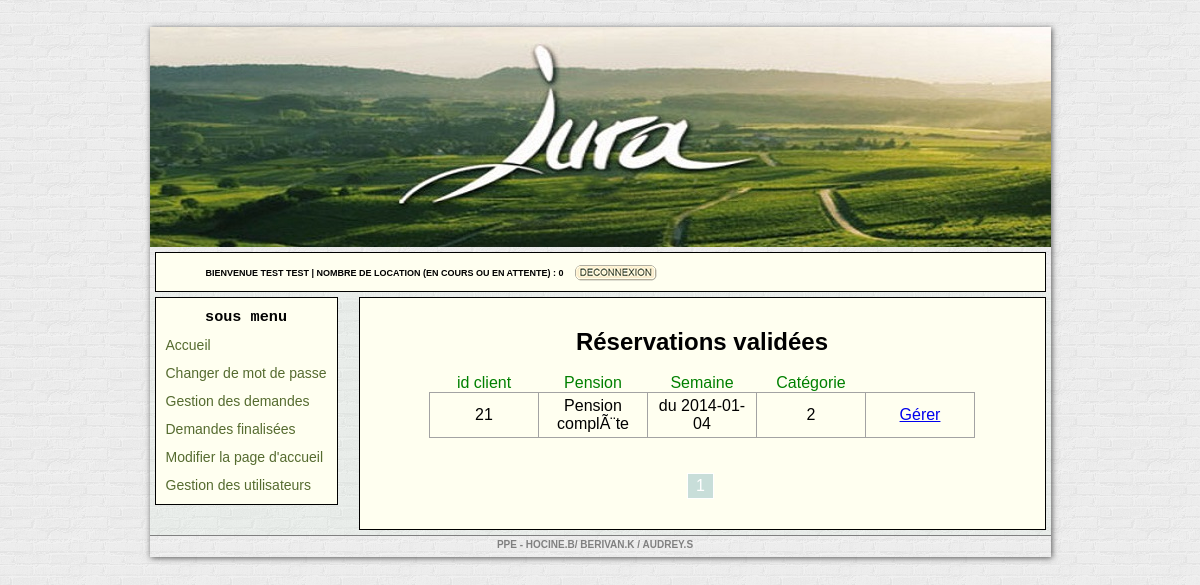
Page /compte.php?p=demande_valide (signed in) on the committed database.
### tables this page shows
CREATE TABLE IF NOT EXISTS `ppe_utilisateur` (
  `id_utilisateur` int(11) NOT NULL AUTO_INCREMENT,
  `login` varchar(255) NOT NULL,
  `mdp` varchar(255) NOT NULL,
  `date_inscription` date NOT NULL,
  `pouvoir` int(11) NOT NULL,
  `email` varchar(50) NOT NULL,
  `nom` varchar(255) NOT NULL,
  `nb_reservation` int(11) NOT NULL,
  PRIMARY KEY (`id_utilisateur`)
);

CREATE TABLE IF NOT EXISTS `ppe_reservation` (
  `id_reservation` int(11) NOT NULL AUTO_INCREMENT,
  `forfait` varchar(255) NOT NULL,
  `menage` varchar(10) NOT NULL,
  `id_utilisateur` int(11) NOT NULL,
  `nom_utilisateur` varchar(255) NOT NULL,
  `email_client` varchar(255) NOT NULL,
  `date_reservation` date NOT NULL,
  `date` date NOT NULL,
  `categorie_logement` int(11) NOT NULL,
  `valide` tinyint(1) NOT NULL,
  PRIMARY KEY (`id_reservation`)
);

### compte.php (called while the page is built)
<?php
include "vue/admin/compte.php";

### modele/Reservation.class.php (the view, shortened to what this page needs)
<?php
class Reservation {
    public function afficherReservations($id, $forfait, $menage, $id_utilisateur, $date_reservation, $logement, $date) {
        echo"<tr><td>" . $id_utilisateur . "</td><td>" . stripslashes($forfait) . "</td><td> du " . $date_reservation . "</td><td>" . $logement . "</td>
		<td><a href=\"compte.php?p=gestion_r&id_reservation=" . $id . "\">Gérer</a></td></tr>";
    }
}
?>

### vue/admin/compte.php (shortened to what this page needs)
<?php
include "modele/Reservation.class.php";
include "modele/Utilisateur.class.php";
?>
<!DOCTYPE html>
<html>
    <head>
        <link rel="stylesheet" href="vue/admin/style2.css" />
    </head>
    <body>
        <div id="conteneur">
            <div id="top">
            </div>
            <div id="sous_menu2">
                <?php
                $req = $bdd->query('SELECT * FROM ppe_utilisateur where id_utilisateur = ' . $_SESSION['id'] . '');
                $data = $req->fetch();
                ?>
                <form action="modele/destroy.php" style="float: left; padding-left: 40px;" name="disconnect" method="post">
                    <div style="float:left;margin-right:10px;margin-top:5px;"><label class="welcome">Bienvenue <?php echo $_SESSION['nom']; ?> | nombre de location (en cours ou en attente) : <?php echo $data['nb_reservation']; ?></label></div>
                    <div style="float:right;margin-top:0px;"><input type="submit" value="" class="btn_logout" name="disconnect"></div>
                </form>
            </div>
            <div id="mid">
                <div id="sous_menu">
<?php include "includes/menu.inc.php"; ?>
                </div>
                <div id="zone_affichage">
                    <?php
                    if (isset($_GET["p"]) and $_GET["p"] == "compte"):
                        include "vue/admin/includes/account.inc.php";
                    elseif (isset($_GET["p"]) and $_GET["p"] == "dispo"):
                        include "vue/admin/includes/dispo.inc.php";
                    elseif (isset($_GET["p"]) and $_GET["p"] == "reserver"):
                        include "vue/admin/includes/reserver.inc.php";
                    elseif (isset($_GET["p"]) and $_GET["p"] == "administration"):
                        include "vue/admin/includes/admin.inc.php";
                    elseif (isset($_GET["p"]) and $_GET["p"] == "administration"):
                        include "vue/admin/includes/admin.inc.php";
                    elseif (isset($_GET["p"]) and $_GET["p"] == "gestion"):
                        include "vue/admin/includes/gestion.inc.php";
                    elseif (isset($_GET["p"]) and $_GET["p"] == "gestionu"):
                        include "vue/admin/includes/gestionu.inc.php";
                    elseif (isset($_GET["p"]) and $_GET["p"] == "gestion_r"):
                        include "vue/admin/includes/gestion_reservation_in.inc.php";
                    elseif (isset($_GET["p"]) and $_GET["p"] == "demande_valide"):
                        include "vue/admin/includes/reservation_valide.inc.php";
                    elseif (isset($_GET["p"]) and $_GET["p"] == "contacter"):
                        include "vue/admin/includes/contacter.inc.php";
                    else: include "vue/admin/includes/dispo.inc.php";
                    endif;
                    ?>
                </div>
            </div>
            <div id="bot">
                <p> PPE - Hocine.B/ Berivan.K / Audrey.S </p>
            </div>
        </div>
    </body>
</html>

### vue/admin/includes/reservation_valide.inc.php
<center><h2>Réservations validées</h4><br />
        <table class="gestion">
            <thead>
            <th>id client</th>
            <th>Pension</th>
            <th>Semaine</th>
            <th>Catégorie</th>
            </thead>
            <tbody>
                <?php
                $req = $bdd->query('SELECT COUNT(id_reservation) as nbReservation FROM ppe_reservation where valide=1')->fetchColumn();
                if (isset($_GET['n']) and is_numeric($_GET['n'])) {
                    $cPage = $_GET['n'];
                } else {
                    $cPage = 1;
                }
                $nbArt = $req;
                $nbPerPage = 5;
                $nbPage = ceil($nbArt / $nbPerPage);
                $req = $bdd->query('SELECT * FROM ppe_reservation where valide = 1 ORDER BY date DESC LIMIT ' . (($cPage - 1) * $nbPerPage) . ', ' . $nbPerPage . '');
                while ($data = $req->fetch()):
                    $MLK = new Reservation($data['forfait'], $data['menage'], $data['id_utilisateur'], $data['date_reservation'], $data['date'], $data['categorie_logement']);
                    $MLK->afficherReservations($data['id_reservation'], $data['forfait'], $data['menage'], $data['id_utilisateur'], $data['date_reservation'], $data['categorie_logement'], $data['date']);
                endwhile;
                ?>
            </tbody>
        </table>
</center>
<center>	<div id="pag">
        <?php
        for ($i = 1; $i <= $nbPage; $i++) {
            echo "<a";
            if ($i == $cPage) {
                echo " class=\"pagS\" ";
            }
            echo " href=\"compte.php?p=demande_valide&n=" . $i . "\">" . $i . "</a>";
        }
        ?>
    </div></center>

### vue/admin/style2.css (style rules this page uses)
body { background: url("../../modele/images/body.png") repeat scroll 0 0 rgba(0, 0, 0, 0); font-family: Arial; }
#conteneur { margin:27px auto; width:901px; box-shadow: 1px 1px 6px #555555; }
#top { height:220px; background-image:url(../../modele/images/header.jpg); }
#mid { padding:5px; background-color: rgba(193, 230, 208, 0.1); }
#sous_menu { border:1px solid black; float:left; padding:10px; background-color: #FFFFF0; }
.btn_logout { background: url("../../modele/images/deco_bar.png") no-repeat scroll 0 0 rgba(0, 0, 0, 0); width: 86px; height: 17px; padding: 0; border: none; cursor: pointer; }
#sous_menu2 { border:1px solid black; padding:10px; background-color: #FFFFF0; margin: 5px 5px 0; }
.welcome { font-family: Arial; font-weight: bold; font-size: 9px; text-transform: uppercase; }
#zone_affichage { border:1px solid black; width:auto; margin-left:204px; padding: 30px 50px; background-color: #FFFFF0; }
#bot { height:21px; border-top: 1px solid grey; }
* { margin:0; padding:0; }
table { border-collapse: collapse; }
table td { border: 1px solid #A3A3A3; width: 50px; text-align: center; }
table th { color: #008000; font-weight: normal; }
table.gestion tr td { border: 1px solid #A3A3A3; width: 100px; text-align: center; padding: 4px; }
#pag { margin-top:35px; padding:0px; }
#pag a { border: 1px solid grey; cursor: pointer; display: inline-block; font-size: 100%; margin: 0 0.2em 0 0; padding: 0.2em 0.5em; text-decoration: none; color: #808080; }
.pag a.pagS, #pag a.pagS { background: none repeat scroll 0 0 rgba(118, 173, 183, 0.4); border: 1px solid #FFFFFF; color: #FFFFFF; font-weight: normal; }
div #bot p { color: #808080; font-family: Arial,Helvetica,sans-serif; font-size: 10px; font-weight: bold; margin-top: 3px; margin-right: 10px; text-decoration: none; text-transform: uppercase; text-align:center; }
label { display:block; margin: 0; }
input { border:1px solid #ACACAC; }

### rows in the picture
ppe_utilisateur: nb_reservation "0"
ppe_reservation: id_utilisateur "21", forfait "Pension complÃ¨te", date_reservation "2014-01-04", categorie_logement "2"

### other values in the picture
$_SESSION['nom'] "TEST TEST"
